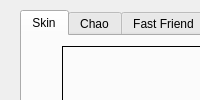
      <widget class="QWidget" name="tab_12">
       <attribute name="title">
        <string>Trade</string>
       </attribute>
       <layout class="QGridLayout" name="gridLayout_22">
        <property name="leftMargin">
         <number>0</number>
        </property>
        <property name="topMargin">
         <number>0</number>
        </property>
        <property name="rightMargin">
         <number>0</number>
        </property>
        <property name="bottomMargin">
         <number>0</number>
        </property>
        <property name="spacing">
         <number>0</number>
        </property>
        <item row="0" column="0">
         <widget class="QWidget" name="widget_41" native="true">
          <widget class="QTabWidget" name="tabWidget_4">
           <property name="geometry">
            <rect>
             <x>20</x>
             <y>10</y>
             <width>1031</width>
             <height>321</height>
            </rect>
           </property>
           <property name="currentIndex">
            <number>0</number>
           </property>
           <widget class="QWidget" name="tab_13">
            <attribute name="title">
             <string>Skin</string>
            </attribute>
            <widget class="QFrame" name="SaleEntry_7">
             <property name="geometry">
              <rect>
               <x>40</x>
               <y>10</y>
               <width>945</width>
               <height>307</height>
              </rect>
             </property>
             <property name="sizePolicy">
              <sizepolicy hsizetype="Expanding" vsizetype="Preferred">
               <horstretch>0</horstretch>
               <verstretch>0</verstretch>
              </sizepolicy>
             </property>
             <property name="minimumSize">
              <size>
               <width>0</width>
               <height>0</height>
              </size>
             </property>
             <property name="maximumSize">
              <size>
               <width>1000000</width>
               <height>500000</height>
              </size>
             </property>
             <property name="frameShape">
              <enum>QFrame::Shape::Box</enum>
             </property>
             <property name="frameShadow">
              <enum>QFrame::Shadow::Plain</enum>
             </property>
             <layout class="QVBoxLayout" name="verticalLayout_46">
              <property name="bottomMargin">
               <number>9</number>
              </property>
              <item>
               <widget class="QLabel" name="label_65">
                <property name="sizePolicy">
                 <sizepolicy hsizetype="Preferred" vsizetype="Minimum">
                  <horstretch>0</horstretch>
                  <verstretch>0</verstretch>
                 </sizepolicy>
                </property>
                <property name="font">
                 <font>
                  <pointsize>18</pointsize>
                  <bold>true</bold>
                 </font>
                </property>
                <property name="text">
                 <string>Skin Entry</string>
                </property>
                <property name="alignment">
                 <set>Qt::AlignmentFlag::AlignCenter</set>
                </property>
               </widget>
              </item>
              <item>
               <layout class="QGridLayout" name="gridLayout_23" rowminimumheight="0,0,0,0,0">
                <property name="verticalSpacing">
                 <number>2</number>
                </property>
                <item row="4" column="1">
                 <widget class="QSpinBox" name="shopPriceSpinBox_2">
                  <property name="sizePolicy">
                   <sizepolicy hsizetype="Preferred" vsizetype="Minimum">
                    <horstretch>0</horstretch>
                    <verstretch>0</verstretch>
                   </sizepolicy>
                  </property>
                  <property name="minimumSize">
                   <size>
                    <width>0</width>
                    <height>30</height>
                   </size>
                  </property>
                  <property name="font">
                   <font>
                    <pointsize>14</pointsize>
                   </font>
                  </property>
                  <property name="styleSheet">
                   <string notr="true">color: rgb(54, 56, 70);
background-color: rgb(219, 227, 255);</string>
                  </property>
                  <property name="maximum">
                   <number>999999999</number>
                  </property>
                 </widget>
                </item>
                <item row="0" column="0">
                 <widget class="QLabel" name="label_66">
                  <property name="sizePolicy">
                   <sizepolicy hsizetype="Preferred" vsizetype="Minimum">
                    <horstretch>0</horstretch>
                    <verstretch>0</verstretch>
                   </sizepolicy>
                  </property>
                  <property name="font">
                   <font>
                    <pointsize>14</pointsize>
                    <bold>true</bold>
                   </font>
                  </property>
                  <property name="text">
                   <string>Character</string>
                  </property>
                  <property name="alignment">
                   <set>Qt::AlignmentFlag::AlignCenter</set>
                  </property>
                 </widget>
                </item>
                <item row="0" column="1">
                 <widget class="QLabel" name="label_67">
                  <property name="sizePolicy">
                   <sizepolicy hsizetype="Preferred" vsizetype="Minimum">
                    <horstretch>0</horstretch>
                    <verstretch>0</verstretch>
                   </sizepolicy>
                  </property>
                  <property name="font">
                   <font>
                    <pointsize>14</pointsize>
                    <bold>true</bold>
                   </font>
                  </property>
                  <property name="text">
                   <string>Skin</string>
                  </property>
                  <property name="alignment">
                   <set>Qt::AlignmentFlag::AlignCenter</set>
                  </property>
                 </widget>
                </item>
                <item row="2" column="1">
                 <widget class="QLabel" name="label_68">
                  <property name="sizePolicy">
                   <sizepolicy hsizetype="Minimum" vsizetype="Minimum">
                    <horstretch>0</horstretch>
                    <verstretch>0</verstretch>
                   </sizepolicy>
                  </property>
                  <property name="sizeIncrement">
                   <size>
                    <width>20</width>
                    <height>20</height>
                   </size>
                  </property>
                  <property name="font">
                   <font>
                    <pointsize>14</pointsize>
                    <bold>true</bold>
                   </font>
                  </property>
                  <property name="text">
                   <string>Price</string>
                  </property>
                  <property name="alignment">
                   <set>Qt::AlignmentFlag::AlignCenter</set>
                  </property>
                 </widget>
                </item>
                <item row="1" column="0">
                 <widget class="QComboBox" name="shopCharacterComboBox_2">
                  <property name="sizePolicy">
                   <sizepolicy hsizetype="MinimumExpanding" vsizetype="Minimum">
                    <horstretch>0</horstretch>
                    <verstretch>0</verstretch>
                   </sizepolicy>
                  </property>
                  <property name="minimumSize">
                   <size>
                    <width>0</width>
                    <height>25</height>
                   </size>
                  </property>
                  <property name="font">
                   <font>
                    <pointsize>14</pointsize>
                   </font>
                  </property>
                  <property name="styleSheet">
                   <string notr="true">color: rgb(54, 56, 70);
background-color: rgb(219, 227, 255);</string>
                  </property>
                 </widget>
                </item>
                <item row="1" column="1">
                 <widget class="QComboBox" name="shopSkinComboBox_2">
                  <property name="sizePolicy">
                   <sizepolicy hsizetype="MinimumExpanding" vsizetype="Minimum">
                    <horstretch>0</horstretch>
                    <verstretch>0</verstretch>
                   </sizepolicy>
                  </property>
                  <property name="font">
                   <font>
                    <pointsize>14</pointsize>
                   </font>
                  </property>
                  <property name="styleSheet">
                   <string notr="true">color: rgb(54, 56, 70);
background-color: rgb(219, 227, 255);</string>
                  </property>
                 </widget>
                </item>
                <item row="2" column="0">
                 <widget class="QLabel" name="label_69">
                  <property name="sizePolicy">
                   <sizepolicy hsizetype="Preferred" vsizetype="Minimum">
                    <horstretch>0</horstretch>
                    <verstretch>0</verstretch>
                   </sizepolicy>
                  </property>
                  <property name="font">
                   <font>
                    <pointsize>14</pointsize>
                    <bold>true</bold>
                   </font>
                  </property>
                  <property name="text">
                   <string>Star Level</string>
                  </property>
                  <property name="scaledContents">
                   <bool>false</bool>
                  </property>
                  <property name="alignment">
                   <set>Qt::AlignmentFlag::AlignCenter</set>
                  </property>
                 </widget>
                </item>
                <item row="4" column="2">
                 <widget class="QPushButton" name="addToShopButton_2">
                  <property name="sizePolicy">
                   <sizepolicy hsizetype="Preferred" vsizetype="Minimum">
                    <horstretch>0</horstretch>
                    <verstretch>0</verstretch>
                   </sizepolicy>
                  </property>
                  <property name="font">
                   <font>
                    <pointsize>14</pointsize>
                    <bold>true</bold>
                   </font>
                  </property>
                  <property name="styleSheet">
                   <string notr="true">background-color: rgb(188, 211, 255);
color: rgb(59, 66, 94);</string>
                  </property>
                  <property name="text">
                   <string>Add To Shop</string>
                  </property>
                  <property name="flat">
                   <bool>false</bool>
                  </property>
                 </widget>
                </item>
                <item row="4" column="0">
                 <widget class="QSpinBox" name="shopStarSpinBox_2">
                  <property name="sizePolicy">
                   <sizepolicy hsizetype="Preferred" vsizetype="Minimum">
                    <horstretch>0</horstretch>
                    <verstretch>0</verstretch>
                   </sizepolicy>
                  </property>
                  <property name="maximumSize">
                   <size>
                    <width>500</width>
                    <height>500</height>
                   </size>
                  </property>
                  <property name="font">
                   <font>
                    <pointsize>14</pointsize>
                   </font>
                  </property>
                  <property name="toolTip">
                   <string>Star Level</string>
                  </property>
                  <property name="styleSheet">
                   <string notr="true">color: rgb(54, 56, 70);
background-color: rgb(219, 227, 255);</string>
                  </property>
                  <property name="minimum">
                   <number>1</number>
                  </property>
                  <property name="maximum">
                   <number>6</number>
                  </property>
                 </widget>
                </item>
                <item row="0" column="2">
                 <widget class="QLabel" name="label_70">
                  <property name="sizePolicy">
                   <sizepolicy hsizetype="Preferred" vsizetype="Minimum">
                    <horstretch>0</horstretch>
                    <verstretch>0</verstretch>
                   </sizepolicy>
                  </property>
                  <property name="font">
                   <font>
                    <pointsize>14</pointsize>
                    <bold>true</bold>
                   </font>
                  </property>
                  <property name="text">
                   <string>Rarity</string>
                  </property>
                  <property name="alignment">
                   <set>Qt::AlignmentFlag::AlignCenter</set>
                  </property>
                 </widget>
                </item>
                <item row="1" column="2">
                 <widget class="QComboBox" name="shopRarityComboBox_2">
                  <property name="sizePolicy">
                   <sizepolicy hsizetype="MinimumExpanding" vsizetype="Minimum">
                    <horstretch>0</horstretch>
                    <verstretch>0</verstretch>
                   </sizepolicy>
                  </property>
                  <property name="minimumSize">
                   <size>
                    <width>0</width>
                    <height>30</height>
                   </size>
                  </property>
                  <property name="font">
                   <font>
                    <pointsize>14</pointsize>
                   </font>
                  </property>
                  <property name="styleSheet">
                   <string notr="true">color: rgb(54, 56, 70);
background-color: rgb(219, 227, 255);</string>
                  </property>
                  <item>
                   <property name="text">
                    <string>Common</string>
                   </property>
                  </item>
                  <item>
                   <property name="text">
                    <string>Uncommon</string>
                   </property>
                  </item>
                  <item>
                   <property name="text">
                    <string>Rare</string>
                   </property>
                  </item>
                  <item>
                   <property name="text">
                    <string>Epic</string>
                   </property>
                  </item>
                  <item>
                   <property name="text">
                    <string>Legendary</string>
                   </property>
                  </item>
                  <item>
                   <property name="text">
                    <string>Exotic</string>
                   </property>
                  </item>
                  <item>
                   <property name="text">
                    <string>Limited</string>
                   </property>
                  </item>
                 </widget>
                </item>
               </layout>
              </item>
              <item>
               <widget class="QWidget" name="widget_126" native="true">
                <property name="sizePolicy">
                 <sizepolicy hsizetype="Minimum" vsizetype="Preferred">
                  <horstretch>0</horstretch>
                  <verstretch>0</verstretch>
                 </sizepolicy>
                </property>
                <property name="layoutDirection">
                 <enum>Qt::LayoutDirection::LeftToRight</enum>
                </property>
                <layout class="QHBoxLayout" name="horizontalLayout_59">
                 <property name="spacing">
                  <number>6</number>
                 </property>
                 <item>
                  <widget class="QWidget" name="widget_127" native="true"/>
                 </item>
                 <item>
                  <widget class="QLabel" name="shopSkinImage_2">
                   <property name="sizePolicy">
                    <sizepolicy hsizetype="Expanding" vsizetype="Preferred">
                     <horstretch>0</horstretch>
                     <verstretch>0</verstretch>
                    </sizepolicy>
                   </property>
                   <property name="minimumSize">
                    <size>
                     <width>100</width>
                     <height>100</height>
                    </size>
                   </property>
                   <property name="maximumSize">
                    <size>
                     <width>100</width>
                     <height>100</height>
                    </size>
                   </property>
                   <property name="text">
                    <string/>
                   </property>
                   <property name="pixmap">
                    <pixmap>../../.designer/backup/images/sonic_adventure.png</pixmap>
                   </property>
                   <property name="scaledContents">
                    <bool>true</bool>
                   </property>
                   <property name="alignment">
                    <set>Qt::AlignmentFlag::AlignCenter</set>
                   </property>
                  </widget>
                 </item>
                 <item>
                  <widget class="QWidget" name="widget_128" native="true">
                   <property name="sizePolicy">
                    <sizepolicy hsizetype="Maximum" vsizetype="Preferred">
                     <horstretch>0</horstretch>
                     <verstretch>0</verstretch>
                    </sizepolicy>
                   </property>
                   <layout class="QVBoxLayout" name="verticalLayout_59">
                    <item>
                     <widget class="QLabel" name="label_71">
                      <property name="font">
                       <font>
                        <pointsize>16</pointsize>
                        <bold>true</bold>
                       </font>
                      </property>
                      <property name="text">
                       <string>Average Sale:</string>
                      </property>
                      <property name="alignment">
                       <set>Qt::AlignmentFlag::AlignCenter</set>
                      </property>
                     </widget>
                    </item>
                    <item>
                     <widget class="QWidget" name="widget_129" native="true">
                      <layout class="QHBoxLayout" name="horizontalLayout_60">
                       <item>
                        <widget class="QWidget" name="widget_130" native="true"/>
                       </item>
                       <item>
                        <widget class="QLabel" name="averageSaleRingIcon_3">
                         <property name="maximumSize">
                          <size>
                           <width>40</width>
                           <height>40</height>
                          </size>
                         </property>
                         <property name="text">
                          <string/>
                         </property>
                         <property name="pixmap">
                          <pixmap>../../.designer/backup/images/ring.png</pixmap>
                         </property>
                         <property name="scaledContents">
                          <bool>true</bool>
                         </property>
                        </widget>
                       </item>
                       <item>
                        <widget class="QLabel" name="shopAveragePriceLabel_2">
                         <property name="font">
                          <font>
                           <pointsize>16</pointsize>
                           <bold>true</bold>
                          </font>
                         </property>
                         <property name="text">
                          <string>0</string>
                         </property>
                         <property name="alignment">
                          <set>Qt::AlignmentFlag::AlignCenter</set>
                         </property>
                        </widget>
                       </item>
                       <item>
                        <widget class="QWidget" name="widget_131" native="true">
                         <property name="sizePolicy">
                          <sizepolicy hsizetype="Preferred" vsizetype="Preferred">
                           <horstretch>0</horstretch>
                           <verstretch>0</verstretch>
                          </sizepolicy>
                         </property>
                        </widget>
                       </item>
                      </layout>
                     </widget>
                    </item>
                   </layout>
                  </widget>
                 </item>
                 <item>
                  <widget class="QWidget" name="widget_132" native="true"/>
                 </item>
                </layout>
               </widget>
              </item>
             </layout>
            </widget>
           </widget>
           <widget class="QWidget" name="tab_14">
            <attribute name="title">
             <string>Chao</string>
            </attribute>
           </widget>
           <widget class="QWidget" name="tab_15">
            <attribute name="title">
             <string>Fast Friend</string>
            </attribute>
           </widget>
          </widget>
         </widget>
        </item>
       </layout>
      </widget>
